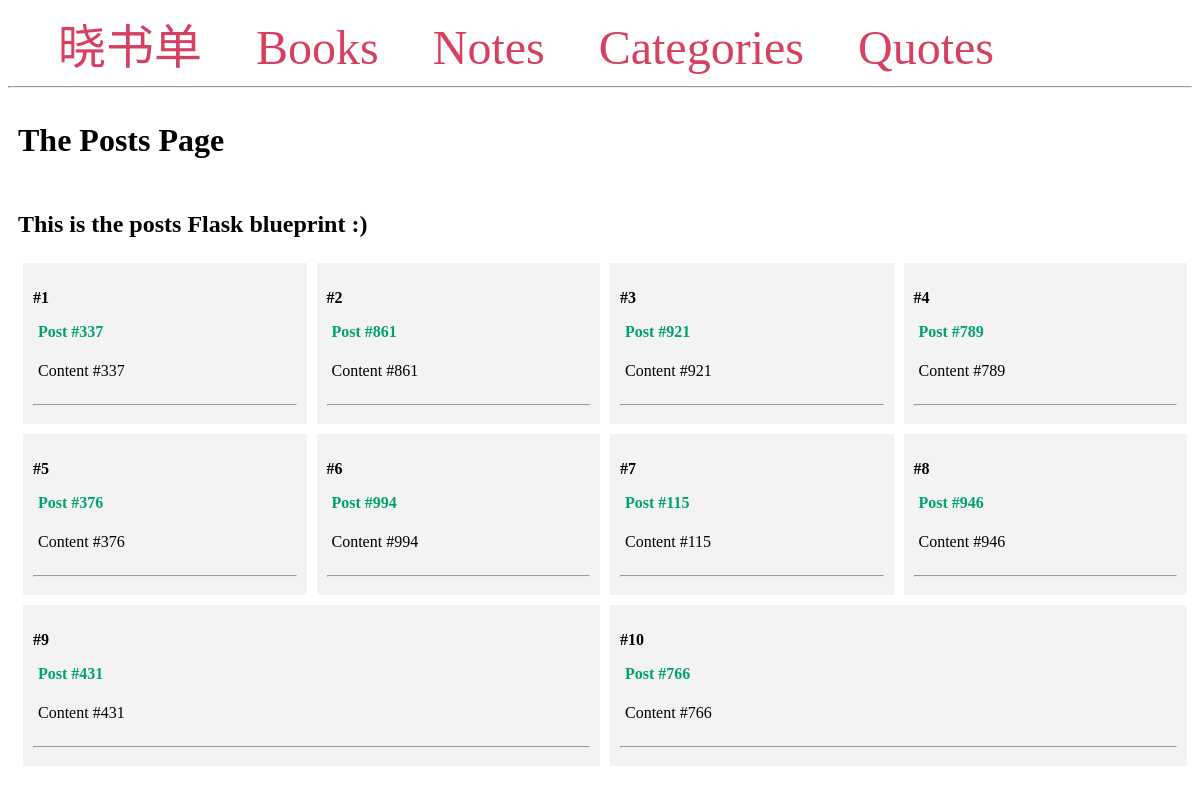
/posts/, run on the app's committed database.
### app/models/post.py (models this page shows, shortened)
class Post(db.Model):
    id = db.Column(db.Integer, primary_key=True)
    title = db.Column(db.String(150))
    content = db.Column(db.Text)

### app/posts/routes.py (the view)
@bp.route('/')
def index():
    posts = Post.query.all()
    print(f"post.count:{len(posts)}")
    return render_template('posts/index.html', posts=posts)

### app/templates/posts/index.html
{% extends 'base.html' %}
{% block content %}
    <span class="title">
        <h1>{% block title %} The Posts Page {% endblock %}</h1>
    </span>
    <div class="content">
        <h2>This is the posts Flask blueprint :)</h2>
        {% for post in posts %}
            <div class="post">
                <p><b>#{{ post.id }}</b></p>
                <p class="title">
                    <b>
                        <a href="#">{{ post.title }}</a>
                    </b>
                </p>
                <div class="content">
                    <p>{{ post.content }}</p>
                </div>
                <hr>
            </div>
        {% endfor %}
    </div>
{% endblock %}

### app/templates/base.html (shortened to what this page needs)
<!DOCTYPE html>
<html lang="en">
<head>
</head>
<body>
<nav>
    <a href="{{ url_for('main.index') }}">晓书单</a>
    <a href="#">Books</a>
    <a href="{{ url_for('post.index')}}">Notes</a>
    <a href="{{ url_for('post.categories') }}">Categories</a>
    <a href="#">Quotes</a>
</nav>
<hr>
<div class="content">
    {% block content %} {% endblock %}
</div>
</body>
</html>

### app/templates/base.html (style rules this page uses)
h2 { width: 100%; }
.title { margin:5px; width:100%; }
.content { margin: 5px; width: 100%; display: flex; flex-direction: row; flex-wrap: wrap; }
.post { flex:20%; padding:10px; margin: 5px; background-color:#f3f3f3; inline-size: 100%; }
.title a { color: #00a36f; text-decoration: none; }
nav a { color: #d64161; font-size: 3em; margin-left: 50px; text-decoration: none; }

### data on the page
Post: id "1", title "Post #337", content "Content #337"
Post: id "2", title "Post #861", content "Content #861"
Post: id "3", title "Post #921", content "Content #921"
Post: id "4", title "Post #789", content "Content #789"
Post: id "5", title "Post #376", content "Content #376"
Post: id "6", title "Post #994", content "Content #994"
Post: id "7", title "Post #115", content "Content #115"
Post: id "8", title "Post #946", content "Content #946"
Post: id "9", title "Post #431", content "Content #431"
Post: id "10", title "Post #766", content "Content #766"
